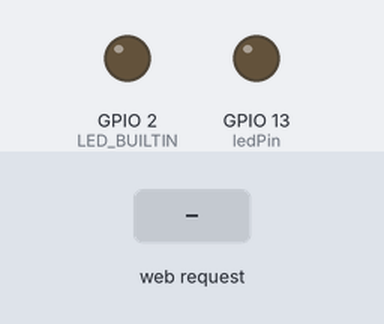
Bench run of a sketch on a simulated ESP8266 (NodeMCU). Shown: output pins drawn as LEDs (lit = HIGH, except the on-board LED, lit = LOW). The test bench sets the inputs (shaded band). WiFi joins after 1.5 s; servers stay silent unless stated; what the sketch prints to the serial monitor is not drawn.

Above: at 2.7 s.
2.8 s: HTTP request GET /LED=ON received
At 3.1 s:
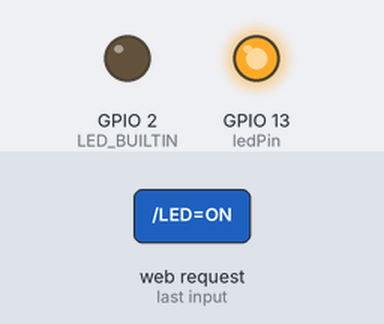
4.3 s: HTTP request GET /LED=OFF received
At 5.4 s:
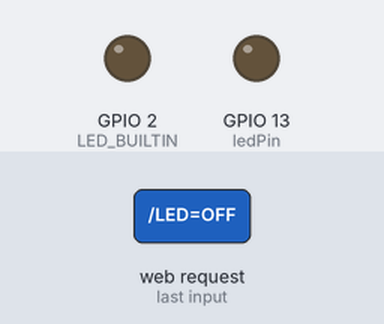
Timing chart, 0 to 7.3 s (numbered marks = the images above; inputs shaded):
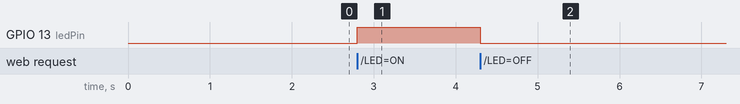

The sketch:

MRINodeMCU.ino
```cpp
#include <ESP8266WiFi.h>


const char* ssid = "Salvador-Sala";
const char* password = "salvador1007";

IPAddress ip(192,168,100,35);  //Node static IP
IPAddress gateway(192,168,100,1);
IPAddress subnet(255,255,255,0);

int ledPin = 13; // GPIO13
WiFiServer server(80);

void setup() {
  pinMode(LED_BUILTIN, OUTPUT);

  Serial.begin(115200);
  delay(10);

  pinMode(ledPin, OUTPUT);
  digitalWrite(ledPin, LOW);

  // Connect to WiFi network
  Serial.println();
  Serial.println();
  Serial.print("Connecting to ");
  Serial.println(ssid);


  WiFi.begin(ssid, password);
  WiFi.config(ip, gateway, subnet);

  while (WiFi.status() != WL_CONNECTED) {
    delay(500);
    Serial.print(".");
  }
  Serial.println("");
  Serial.println("WiFi connected");

  // Start the server
  server.begin();
  Serial.println("Server started");

  // Print the IP address
  Serial.print("Use this URL to connect: ");
  Serial.print("http://");
  Serial.print(WiFi.localIP());
  Serial.println("/");

}

void loop() {
   digitalWrite(LED_BUILTIN, HIGH);

  // Check if a client has connected
  WiFiClient client = server.available();
  if (!client) {
    return;
  }

  // Wait until the client sends some data
  Serial.println("new client");
  while(!client.available()){
    delay(1);
  }

  // Read the first line of the request
  String request = client.readStringUntil('\r');
  Serial.println(request);
  client.flush();

  // Match the request

  int value = LOW;
  if (request.indexOf("/LED=ON") != -1)  {
    digitalWrite(ledPin, HIGH);
    value = HIGH;
  }
  if (request.indexOf("/LED=OFF") != -1)  {
    digitalWrite(ledPin, LOW);
    value = LOW;
  }

  // Return the response
  client.println("HTTP/1.1 200 OK");
  client.println("Content-Type: text/html");
  client.println(""); //  do not forget this one
  client.println("<!DOCTYPE HTML>");
  client.println("<html>");

  client.print("Led pin is now: ");

  if(value == HIGH) {
    client.print("On");
  } else {
    client.print("Off");
  }
    client.println("</html>");

  delay(1);
  Serial.println("Client disonnected");
  Serial.println("");
}
```

Measured:
- after the input at 2.8 s, GPIO 13 (ledPin): LOW → HIGH at once
- after the input at 4.3 s, GPIO 13 (ledPin): HIGH → LOW at once
